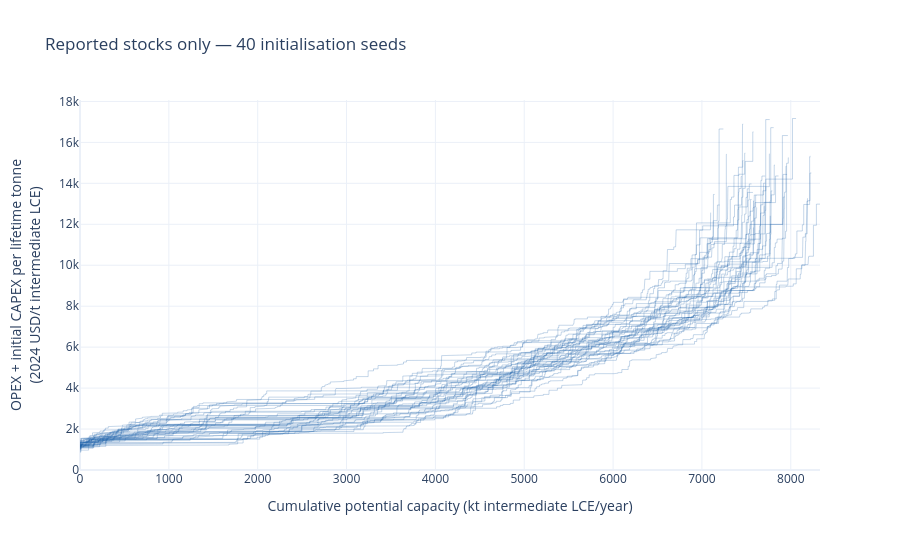

Here is the notebook cell this chart was saved with:
### Code cell
reported_seeds_fig, reported_seed_curves = plot_seed_curves(
    seed_datasets,
    reported_only=True,
)
reported_seeds_fig.show()

### Figure 1 — Plotly figure (JSON) as saved in the notebook; plotly's stock layout.template omitted (floating-point values rounded to 4 significant figures; data arrays with more than 128 entries replaced by an {"elided": "..."} marker saying what was removed)
{"data": [{"hovertemplate": "Seed 1<br>Capacity: %{x:,.1f} kt intermediate LCE/year<br>Cost: %{y:,.0f} USD/t intermediate LCE<extra></extra>", "line": {"color": "rgba(33, 102, 172, 0.25)", "width": 1}, "mode": "lines", "name": "Seed 1", "showlegend": false, "type": "scatter", "x": {"elided": "294 float values"}, "y": {"elided": "294 float values"}}, {"hovertemplate": "Seed 2<br>Capacity: %{x:,.1f} kt intermediate LCE/year<br>Cost: %{y:,.0f} USD/t intermediate LCE<extra></extra>", "line": {"color": "rgba(33, 102, 172, 0.25)", "width": 1}, "mode": "lines", "name": "Seed 2", "showlegend": false, "type": "scatter", "x": {"elided": "294 float values"}, "y": {"elided": "294 float values"}}, {"hovertemplate": "Seed 3<br>Capacity: %{x:,.1f} kt intermediate LCE/year<br>Cost: %{y:,.0f} USD/t intermediate LCE<extra></extra>", "line": {"color": "rgba(33, 102, 172, 0.25)", "width": 1}, "mode": "lines", "name": "Seed 3", "showlegend": false, "type": "scatter", "x": {"elided": "294 float values"}, "y": {"elided": "294 float values"}}, {"hovertemplate": "Seed 4<br>Capacity: %{x:,.1f} kt intermediate LCE/year<br>Cost: %{y:,.0f} USD/t intermediate LCE<extra></extra>", "line": {"color": "rgba(33, 102, 172, 0.25)", "width": 1}, "mode": "lines", "name": "Seed 4", "showlegend": false, "type": "scatter", "x": {"elided": "292 float values"}, "y": {"elided": "292 float values"}}, {"hovertemplate": "Seed 5<br>Capacity: %{x:,.1f} kt intermediate LCE/year<br>Cost: %{y:,.0f} USD/t intermediate LCE<extra></extra>", "line": {"color": "rgba(33, 102, 172, 0.25)", "width": 1}, "mode": "lines", "name": "Seed 5", "showlegend": false, "type": "scatter", "x": {"elided": "294 float values"}, "y": {"elided": "294 float values"}}, {"hovertemplate": "Seed 6<br>Capacity: %{x:,.1f} kt intermediate LCE/year<br>Cost: %{y:,.0f} USD/t intermediate LCE<extra></extra>", "line": {"color": "rgba(33, 102, 172, 0.25)", "width": 1}, "mode": "lines", "name": "Seed 6", "showlegend": false, "type": "scatter", "x": {"elided": "294 float values"}, "y": {"elided": "294 float values"}}, {"hovertemplate": "Seed 7<br>Capacity: %{x:,.1f} kt intermediate LCE/year<br>Cost: %{y:,.0f} USD/t intermediate LCE<extra></extra>", "line": {"color": "rgba(33, 102, 172, 0.25)", "width": 1}, "mode": "lines", "name": "Seed 7", "showlegend": false, "type": "scatter", "x": {"elided": "294 float values"}, "y": {"elided": "294 float values"}}, {"hovertemplate": "Seed 8<br>Capacity: %{x:,.1f} kt intermediate LCE/year<br>Cost: %{y:,.0f} USD/t intermediate LCE<extra></extra>", "line": {"color": "rgba(33, 102, 172, 0.25)", "width": 1}, "mode": "lines", "name": "Seed 8", "showlegend": false, "type": "scatter", "x": {"elided": "294 float values"}, "y": {"elided": "294 float values"}}, {"hovertemplate": "Seed 9<br>Capacity: %{x:,.1f} kt intermediate LCE/year<br>Cost: %{y:,.0f} USD/t intermediate LCE<extra></extra>", "line": {"color": "rgba(33, 102, 172, 0.25)", "width": 1}, "mode": "lines", "name": "Seed 9", "showlegend": false, "type": "scatter", "x": {"elided": "294 float values"}, "y": {"elided": "294 float values"}}, {"hovertemplate": "Seed 10<br>Capacity: %{x:,.1f} kt intermediate LCE/year<br>Cost: %{y:,.0f} USD/t intermediate LCE<extra></extra>", "line": {"color": "rgba(33, 102, 172, 0.25)", "width": 1}, "mode": "lines", "name": "Seed 10", "showlegend": false, "type": "scatter", "x": {"elided": "292 float values"}, "y": {"elided": "292 float values"}}, {"hovertemplate": "Seed 11<br>Capacity: %{x:,.1f} kt intermediate LCE/year<br>Cost: %{y:,.0f} USD/t intermediate LCE<extra></extra>", "line": {"color": "rgba(33, 102, 172, 0.25)", "width": 1}, "mode": "lines", "name": "Seed 11", "showlegend": false, "type": "scatter", "x": {"elided": "294 float values"}, "y": {"elided": "294 float values"}}, {"hovertemplate": "Seed 12<br>Capacity: %{x:,.1f} kt intermediate LCE/year<br>Cost: %{y:,.0f} USD/t intermediate LCE<extra></extra>", "line": {"color": "rgba(33, 102, 172, 0.25)", "width": 1}, "mode": "lines", "name": "Seed 12", "showlegend": false, "type": "scatter", "x": {"elided": "294 float values"}, "y": {"elided": "294 float values"}}, {"hovertemplate": "Seed 13<br>Capacity: %{x:,.1f} kt intermediate LCE/year<br>Cost: %{y:,.0f} USD/t intermediate LCE<extra></extra>", "line": {"color": "rgba(33, 102, 172, 0.25)", "width": 1}, "mode": "lines", "name": "Seed 13", "showlegend": false, "type": "scatter", "x": {"elided": "294 float values"}, "y": {"elided": "294 float values"}}, {"hovertemplate": "Seed 14<br>Capacity: %{x:,.1f} kt intermediate LCE/year<br>Cost: %{y:,.0f} USD/t intermediate LCE<extra></extra>", "line": {"color": "rgba(33, 102, 172, 0.25)", "width": 1}, "mode": "lines", "name": "Seed 14", "showlegend": false, "type": "scatter", "x": {"elided": "294 float values"}, "y": {"elided": "294 float values"}}, {"hovertemplate": "Seed 15<br>Capacity: %{x:,.1f} kt intermediate LCE/year<br>Cost: %{y:,.0f} USD/t intermediate LCE<extra></extra>", "line": {"color": "rgba(33, 102, 172, 0.25)", "width": 1}, "mode": "lines", "name": "Seed 15", "showlegend": false, "type": "scatter", "x": {"elided": "294 float values"}, "y": {"elided": "294 float values"}}, {"hovertemplate": "Seed 16<br>Capacity: %{x:,.1f} kt intermediate LCE/year<br>Cost: %{y:,.0f} USD/t intermediate LCE<extra></extra>", "line": {"color": "rgba(33, 102, 172, 0.25)", "width": 1}, "mode": "lines", "name": "Seed 16", "showlegend": false, "type": "scatter", "x": {"elided": "292 float values"}, "y": {"elided": "292 float values"}}, {"hovertemplate": "Seed 17<br>Capacity: %{x:,.1f} kt intermediate LCE/year<br>Cost: %{y:,.0f} USD/t intermediate LCE<extra></extra>", "line": {"color": "rgba(33, 102, 172, 0.25)", "width": 1}, "mode": "lines", "name": "Seed 17", "showlegend": false, "type": "scatter", "x": {"elided": "294 float values"}, "y": {"elided": "294 float values"}}, {"hovertemplate": "Seed 18<br>Capacity: %{x:,.1f} kt intermediate LCE/year<br>Cost: %{y:,.0f} USD/t intermediate LCE<extra></extra>", "line": {"color": "rgba(33, 102, 172, 0.25)", "width": 1}, "mode": "lines", "name": "Seed 18", "showlegend": false, "type": "scatter", "x": {"elided": "294 float values"}, "y": {"elided": "294 float values"}}, {"hovertemplate": "Seed 19<br>Capacity: %{x:,.1f} kt intermediate LCE/year<br>Cost: %{y:,.0f} USD/t intermediate LCE<extra></extra>", "line": {"color": "rgba(33, 102, 172, 0.25)", "width": 1}, "mode": "lines", "name": "Seed 19", "showlegend": false, "type": "scatter", "x": {"elided": "294 float values"}, "y": {"elided": "294 float values"}}, {"hovertemplate": "Seed 20<br>Capacity: %{x:,.1f} kt intermediate LCE/year<br>Cost: %{y:,.0f} USD/t intermediate LCE<extra></extra>", "line": {"color": "rgba(33, 102, 172, 0.25)", "width": 1}, "mode": "lines", "name": "Seed 20", "showlegend": false, "type": "scatter", "x": {"elided": "294 float values"}, "y": {"elided": "294 float values"}}, {"hovertemplate": "Seed 21<br>Capacity: %{x:,.1f} kt intermediate LCE/year<br>Cost: %{y:,.0f} USD/t intermediate LCE<extra></extra>", "line": {"color": "rgba(33, 102, 172, 0.25)", "width": 1}, "mode": "lines", "name": "Seed 21", "showlegend": false, "type": "scatter", "x": {"elided": "294 float values"}, "y": {"elided": "294 float values"}}, {"hovertemplate": "Seed 22<br>Capacity: %{x:,.1f} kt intermediate LCE/year<br>Cost: %{y:,.0f} USD/t intermediate LCE<extra></extra>", "line": {"color": "rgba(33, 102, 172, 0.25)", "width": 1}, "mode": "lines", "name": "Seed 22", "showlegend": false, "type": "scatter", "x": {"elided": "294 float values"}, "y": {"elided": "294 float values"}}, {"hovertemplate": "Seed 23<br>Capacity: %{x:,.1f} kt intermediate LCE/year<br>Cost: %{y:,.0f} USD/t intermediate LCE<extra></extra>", "line": {"color": "rgba(33, 102, 172, 0.25)", "width": 1}, "mode": "lines", "name": "Seed 23", "showlegend": false, "type": "scatter", "x": {"elided": "294 float values"}, "y": {"elided": "294 float values"}}, {"hovertemplate": "Seed 24<br>Capacity: %{x:,.1f} kt intermediate LCE/year<br>Cost: %{y:,.0f} USD/t intermediate LCE<extra></extra>", "line": {"color": "rgba(33, 102, 172, 0.25)", "width": 1}, "mode": "lines", "name": "Seed 24", "showlegend": false, "type": "scatter", "x": {"elided": "294 float values"}, "y": {"elided": "294 float values"}}, {"hovertemplate": "Seed 25<br>Capacity: %{x:,.1f} kt intermediate LCE/year<br>Cost: %{y:,.0f} USD/t intermediate LCE<extra></extra>", "line": {"color": "rgba(33, 102, 172, 0.25)", "width": 1}, "mode": "lines", "name": "Seed 25", "showlegend": false, "type": "scatter", "x": {"elided": "294 float values"}, "y": {"elided": "294 float values"}}, {"hovertemplate": "Seed 26<br>Capacity: %{x:,.1f} kt intermediate LCE/year<br>Cost: %{y:,.0f} USD/t intermediate LCE<extra></extra>", "line": {"color": "rgba(33, 102, 172, 0.25)", "width": 1}, "mode": "lines", "name": "Seed 26", "showlegend": false, "type": "scatter", "x": {"elided": "294 float values"}, "y": {"elided": "294 float values"}}, {"hovertemplate": "Seed 27<br>Capacity: %{x:,.1f} kt intermediate LCE/year<br>Cost: %{y:,.0f} USD/t intermediate LCE<extra></extra>", "line": {"color": "rgba(33, 102, 172, 0.25)", "width": 1}, "mode": "lines", "name": "Seed 27", "showlegend": false, "type": "scatter", "x": {"elided": "294 float values"}, "y": {"elided": "294 float values"}}, {"hovertemplate": "Seed 28<br>Capacity: %{x:,.1f} kt intermediate LCE/year<br>Cost: %{y:,.0f} USD/t intermediate LCE<extra></extra>", "line": {"color": "rgba(33, 102, 172, 0.25)", "width": 1}, "mode": "lines", "name": "Seed 28", "showlegend": false, "type": "scatter", "x": {"elided": "294 float values"}, "y": {"elided": "294 float values"}}, {"hovertemplate": "Seed 29<br>Capacity: %{x:,.1f} kt intermediate LCE/year<br>Cost: %{y:,.0f} USD/t intermediate LCE<extra></extra>", "line": {"color": "rgba(33, 102, 172, 0.25)", "width": 1}, "mode": "lines", "name": "Seed 29", "showlegend": false, "type": "scatter", "x": {"elided": "294 float values"}, "y": {"elided": "294 float values"}}, {"hovertemplate": "Seed 30<br>Capacity: %{x:,.1f} kt intermediate LCE/year<br>Cost: %{y:,.0f} USD/t intermediate LCE<extra></extra>", "line": {"color": "rgba(33, 102, 172, 0.25)", "width": 1}, "mode": "lines", "name": "Seed 30", "showlegend": false, "type": "scatter", "x": {"elided": "294 float values"}, "y": {"elided": "294 float values"}}, {"hovertemplate": "Seed 31<br>Capacity: %{x:,.1f} kt intermediate LCE/year<br>Cost: %{y:,.0f} USD/t intermediate LCE<extra></extra>", "line": {"color": "rgba(33, 102, 172, 0.25)", "width": 1}, "mode": "lines", "name": "Seed 31", "showlegend": false, "type": "scatter", "x": {"elided": "294 float values"}, "y": {"elided": "294 float values"}}, {"hovertemplate": "Seed 32<br>Capacity: %{x:,.1f} kt intermediate LCE/year<br>Cost: %{y:,.0f} USD/t intermediate LCE<extra></extra>", "line": {"color": "rgba(33, 102, 172, 0.25)", "width": 1}, "mode": "lines", "name": "Seed 32", "showlegend": false, "type": "scatter", "x": {"elided": "294 float values"}, "y": {"elided": "294 float values"}}, {"hovertemplate": "Seed 33<br>Capacity: %{x:,.1f} kt intermediate LCE/year<br>Cost: %{y:,.0f} USD/t intermediate LCE<extra></extra>", "line": {"color": "rgba(33, 102, 172, 0.25)", "width": 1}, "mode": "lines", "name": "Seed 33", "showlegend": false, "type": "scatter", "x": {"elided": "294 float values"}, "y": {"elided": "294 float values"}}, {"hovertemplate": "Seed 34<br>Capacity: %{x:,.1f} kt intermediate LCE/year<br>Cost: %{y:,.0f} USD/t intermediate LCE<extra></extra>", "line": {"color": "rgba(33, 102, 172, 0.25)", "width": 1}, "mode": "lines", "name": "Seed 34", "showlegend": false, "type": "scatter", "x": {"elided": "294 float values"}, "y": {"elided": "294 float values"}}, {"hovertemplate": "Seed 35<br>Capacity: %{x:,.1f} kt intermediate LCE/year<br>Cost: %{y:,.0f} USD/t intermediate LCE<extra></extra>", "line": {"color": "rgba(33, 102, 172, 0.25)", "width": 1}, "mode": "lines", "name": "Seed 35", "showlegend": false, "type": "scatter", "x": {"elided": "292 float values"}, "y": {"elided": "292 float values"}}, {"hovertemplate": "Seed 36<br>Capacity: %{x:,.1f} kt intermediate LCE/year<br>Cost: %{y:,.0f} USD/t intermediate LCE<extra></extra>", "line": {"color": "rgba(33, 102, 172, 0.25)", "width": 1}, "mode": "lines", "name": "Seed 36", "showlegend": false, "type": "scatter", "x": {"elided": "294 float values"}, "y": {"elided": "294 float values"}}, {"hovertemplate": "Seed 37<br>Capacity: %{x:,.1f} kt intermediate LCE/year<br>Cost: %{y:,.0f} USD/t intermediate LCE<extra></extra>", "line": {"color": "rgba(33, 102, 172, 0.25)", "width": 1}, "mode": "lines", "name": "Seed 37", "showlegend": false, "type": "scatter", "x": {"elided": "294 float values"}, "y": {"elided": "294 float values"}}, {"hovertemplate": "Seed 38<br>Capacity: %{x:,.1f} kt intermediate LCE/year<br>Cost: %{y:,.0f} USD/t intermediate LCE<extra></extra>", "line": {"color": "rgba(33, 102, 172, 0.25)", "width": 1}, "mode": "lines", "name": "Seed 38", "showlegend": false, "type": "scatter", "x": {"elided": "294 float values"}, "y": {"elided": "294 float values"}}, {"hovertemplate": "Seed 39<br>Capacity: %{x:,.1f} kt intermediate LCE/year<br>Cost: %{y:,.0f} USD/t intermediate LCE<extra></extra>", "line": {"color": "rgba(33, 102, 172, 0.25)", "width": 1}, "mode": "lines", "name": "Seed 39", "showlegend": false, "type": "scatter", "x": {"elided": "294 float values"}, "y": {"elided": "294 float values"}}, {"hovertemplate": "Seed 40<br>Capacity: %{x:,.1f} kt intermediate LCE/year<br>Cost: %{y:,.0f} USD/t intermediate LCE<extra></extra>", "line": {"color": "rgba(33, 102, 172, 0.25)", "width": 1}, "mode": "lines", "name": "Seed 40", "showlegend": false, "type": "scatter", "x": {"elided": "294 float values"}, "y": {"elided": "294 float values"}}], "layout": {"height": 550, "title": {"text": "Reported stocks only — 40 initialisation seeds"}, "xaxis": {"rangemode": "tozero", "title": {"text": "Cumulative potential capacity (kt intermediate LCE/year)"}}, "yaxis": {"rangemode": "tozero", "title": {"text": "OPEX + initial CAPEX per lifetime tonne<br>(2024 USD/t intermediate LCE)"}}}}
